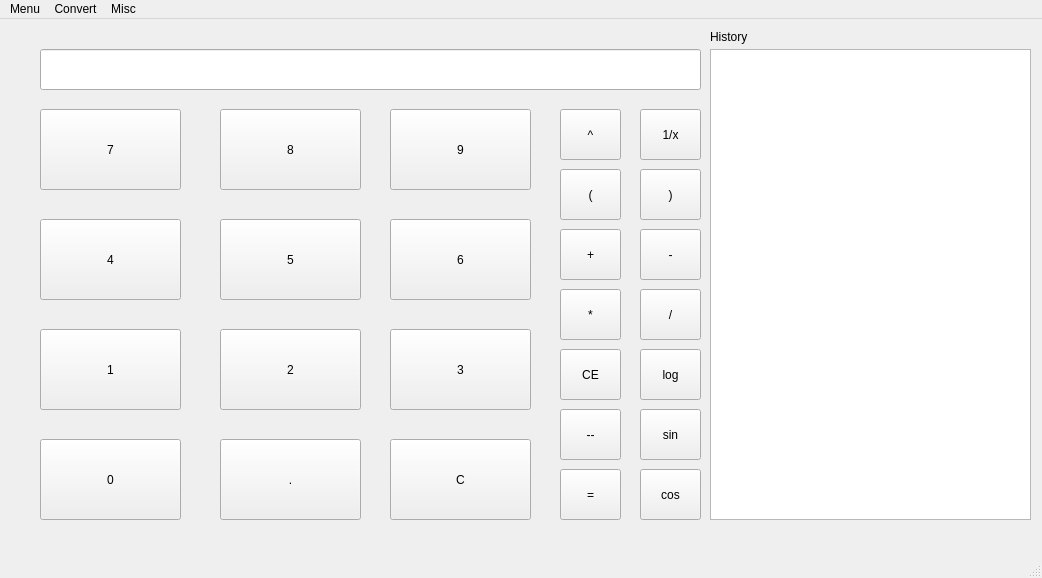
<?xml version="1.0" encoding="UTF-8"?>
<ui version="4.0">
 <class>Calculator</class>
 <widget class="QMainWindow" name="Calculator">
  <property name="geometry">
   <rect>
    <x>0</x>
    <y>0</y>
    <width>1042</width>
    <height>578</height>
   </rect>
  </property>
  <property name="windowTitle">
   <string>Calculator</string>
  </property>
  <widget class="QWidget" name="centralwidget">
   <widget class="QLineEdit" name="result">
    <property name="geometry">
     <rect>
      <x>40</x>
      <y>30</y>
      <width>661</width>
      <height>41</height>
     </rect>
    </property>
    <property name="alignment">
     <set>Qt::AlignRight|Qt::AlignTrailing|Qt::AlignVCenter</set>
    </property>
    <property name="readOnly">
     <bool>true</bool>
    </property>
   </widget>
   <widget class="QPushButton" name="btn_go">
    <property name="geometry">
     <rect>
      <x>560</x>
      <y>450</y>
      <width>61</width>
      <height>51</height>
     </rect>
    </property>
    <property name="text">
     <string>=</string>
    </property>
   </widget>
   <widget class="QPushButton" name="btn_7">
    <property name="geometry">
     <rect>
      <x>40</x>
      <y>90</y>
      <width>141</width>
      <height>81</height>
     </rect>
    </property>
    <property name="text">
     <string>7</string>
    </property>
   </widget>
   <widget class="QPushButton" name="btn_8">
    <property name="geometry">
     <rect>
      <x>220</x>
      <y>90</y>
      <width>141</width>
      <height>81</height>
     </rect>
    </property>
    <property name="text">
     <string>8</string>
    </property>
   </widget>
   <widget class="QPushButton" name="btn_6">
    <property name="geometry">
     <rect>
      <x>390</x>
      <y>200</y>
      <width>141</width>
      <height>81</height>
     </rect>
    </property>
    <property name="text">
     <string>6</string>
    </property>
   </widget>
   <widget class="QPushButton" name="btn_9">
    <property name="geometry">
     <rect>
      <x>390</x>
      <y>90</y>
      <width>141</width>
      <height>81</height>
     </rect>
    </property>
    <property name="text">
     <string>9</string>
    </property>
   </widget>
   <widget class="QPushButton" name="btn_1">
    <property name="geometry">
     <rect>
      <x>40</x>
      <y>310</y>
      <width>141</width>
      <height>81</height>
     </rect>
    </property>
    <property name="text">
     <string>1</string>
    </property>
   </widget>
   <widget class="QPushButton" name="btn_4">
    <property name="geometry">
     <rect>
      <x>40</x>
      <y>200</y>
      <width>141</width>
      <height>81</height>
     </rect>
    </property>
    <property name="text">
     <string>4</string>
    </property>
   </widget>
   <widget class="QPushButton" name="btn_5">
    <property name="geometry">
     <rect>
      <x>220</x>
      <y>200</y>
      <width>141</width>
      <height>81</height>
     </rect>
    </property>
    <property name="text">
     <string>5</string>
    </property>
   </widget>
   <widget class="QPushButton" name="btn_3">
    <property name="geometry">
     <rect>
      <x>390</x>
      <y>310</y>
      <width>141</width>
      <height>81</height>
     </rect>
    </property>
    <property name="text">
     <string>3</string>
    </property>
   </widget>
   <widget class="QPushButton" name="btn_2">
    <property name="geometry">
     <rect>
      <x>220</x>
      <y>310</y>
      <width>141</width>
      <height>81</height>
     </rect>
    </property>
    <property name="text">
     <string>2</string>
    </property>
   </widget>
   <widget class="QPushButton" name="btn_mul">
    <property name="geometry">
     <rect>
      <x>560</x>
      <y>270</y>
      <width>61</width>
      <height>51</height>
     </rect>
    </property>
    <property name="text">
     <string>*</string>
    </property>
   </widget>
   <widget class="QPushButton" name="btn_lc">
    <property name="geometry">
     <rect>
      <x>560</x>
      <y>150</y>
      <width>61</width>
      <height>51</height>
     </rect>
    </property>
    <property name="text">
     <string>(</string>
    </property>
   </widget>
   <widget class="QPushButton" name="btn_minus">
    <property name="geometry">
     <rect>
      <x>640</x>
      <y>210</y>
      <width>61</width>
      <height>51</height>
     </rect>
    </property>
    <property name="text">
     <string>-</string>
    </property>
   </widget>
   <widget class="QPushButton" name="btn_div">
    <property name="geometry">
     <rect>
      <x>640</x>
      <y>270</y>
      <width>61</width>
      <height>51</height>
     </rect>
    </property>
    <property name="text">
     <string>/</string>
    </property>
   </widget>
   <widget class="QPushButton" name="btn_plus">
    <property name="geometry">
     <rect>
      <x>560</x>
      <y>210</y>
      <width>61</width>
      <height>51</height>
     </rect>
    </property>
    <property name="text">
     <string>+</string>
    </property>
   </widget>
   <widget class="QPushButton" name="btn_rc">
    <property name="geometry">
     <rect>
      <x>640</x>
      <y>150</y>
      <width>61</width>
      <height>51</height>
     </rect>
    </property>
    <property name="text">
     <string>)</string>
    </property>
   </widget>
   <widget class="QPushButton" name="btn_rev">
    <property name="geometry">
     <rect>
      <x>640</x>
      <y>90</y>
      <width>61</width>
      <height>51</height>
     </rect>
    </property>
    <property name="text">
     <string>1/x</string>
    </property>
   </widget>
   <widget class="QPushButton" name="btn_pow">
    <property name="geometry">
     <rect>
      <x>560</x>
      <y>90</y>
      <width>61</width>
      <height>51</height>
     </rect>
    </property>
    <property name="text">
     <string>^</string>
    </property>
   </widget>
   <widget class="QPushButton" name="btn_ans">
    <property name="geometry">
     <rect>
      <x>390</x>
      <y>420</y>
      <width>141</width>
      <height>81</height>
     </rect>
    </property>
    <property name="text">
     <string>C</string>
    </property>
   </widget>
   <widget class="QPushButton" name="btn_dot">
    <property name="geometry">
     <rect>
      <x>220</x>
      <y>420</y>
      <width>141</width>
      <height>81</height>
     </rect>
    </property>
    <property name="text">
     <string>.</string>
    </property>
   </widget>
   <widget class="QPushButton" name="btn_0">
    <property name="geometry">
     <rect>
      <x>40</x>
      <y>420</y>
      <width>141</width>
      <height>81</height>
     </rect>
    </property>
    <property name="text">
     <string>0</string>
    </property>
   </widget>
   <widget class="QPushButton" name="btn_log">
    <property name="geometry">
     <rect>
      <x>640</x>
      <y>330</y>
      <width>61</width>
      <height>51</height>
     </rect>
    </property>
    <property name="text">
     <string>log</string>
    </property>
   </widget>
   <widget class="QPushButton" name="btn_clr">
    <property name="geometry">
     <rect>
      <x>560</x>
      <y>330</y>
      <width>61</width>
      <height>51</height>
     </rect>
    </property>
    <property name="text">
     <string>CE</string>
    </property>
   </widget>
   <widget class="QPushButton" name="btn_sin">
    <property name="geometry">
     <rect>
      <x>640</x>
      <y>390</y>
      <width>61</width>
      <height>51</height>
     </rect>
    </property>
    <property name="text">
     <string>sin</string>
    </property>
   </widget>
   <widget class="QPushButton" name="btn_cos">
    <property name="geometry">
     <rect>
      <x>640</x>
      <y>450</y>
      <width>61</width>
      <height>51</height>
     </rect>
    </property>
    <property name="text">
     <string>cos</string>
    </property>
   </widget>
   <widget class="QPushButton" name="btn_neg">
    <property name="geometry">
     <rect>
      <x>560</x>
      <y>390</y>
      <width>61</width>
      <height>51</height>
     </rect>
    </property>
    <property name="text">
     <string>--</string>
    </property>
   </widget>
   <widget class="QLabel" name="label">
    <property name="geometry">
     <rect>
      <x>710</x>
      <y>10</y>
      <width>72</width>
      <height>15</height>
     </rect>
    </property>
    <property name="text">
     <string>History</string>
    </property>
   </widget>
   <widget class="QListWidget" name="listWidget">
    <property name="geometry">
     <rect>
      <x>710</x>
      <y>30</y>
      <width>321</width>
      <height>471</height>
     </rect>
    </property>
   </widget>
  </widget>
  <widget class="QStatusBar" name="statusbar"/>
  <widget class="QMenuBar" name="menuBar">
   <property name="geometry">
    <rect>
     <x>0</x>
     <y>0</y>
     <width>1042</width>
     <height>26</height>
    </rect>
   </property>
   <widget class="QMenu" name="menuMenu">
    <property name="title">
     <string>Menu</string>
    </property>
    <addaction name="actionAbout"/>
    <addaction name="separator"/>
    <addaction name="actionExit"/>
   </widget>
   <widget class="QMenu" name="menuConvert">
    <property name="title">
     <string>Convert</string>
    </property>
    <addaction name="actionBIN"/>
    <addaction name="actionOCT"/>
    <addaction name="actionDEC"/>
    <addaction name="actionHEX"/>
   </widget>
   <widget class="QMenu" name="menuMisc">
    <property name="title">
     <string>Misc</string>
    </property>
    <addaction name="actiontan"/>
    <addaction name="actioncot"/>
   </widget>
   <addaction name="menuMenu"/>
   <addaction name="menuConvert"/>
   <addaction name="menuMisc"/>
  </widget>
  <action name="actionAbout">
   <property name="text">
    <string>About</string>
   </property>
  </action>
  <action name="actionExit">
   <property name="text">
    <string>Exit</string>
   </property>
  </action>
  <action name="actionBIN">
   <property name="text">
    <string>BIN</string>
   </property>
  </action>
  <action name="actionOCT">
   <property name="text">
    <string>OCT</string>
   </property>
  </action>
  <action name="actionDEC">
   <property name="text">
    <string>DEC</string>
   </property>
  </action>
  <action name="actionHEX">
   <property name="text">
    <string>HEX</string>
   </property>
  </action>
  <action name="actiontan">
   <property name="text">
    <string>tan</string>
   </property>
  </action>
  <action name="actioncot">
   <property name="text">
    <string>cot</string>
   </property>
  </action>
 </widget>
 <resources/>
 <connections/>
</ui>
